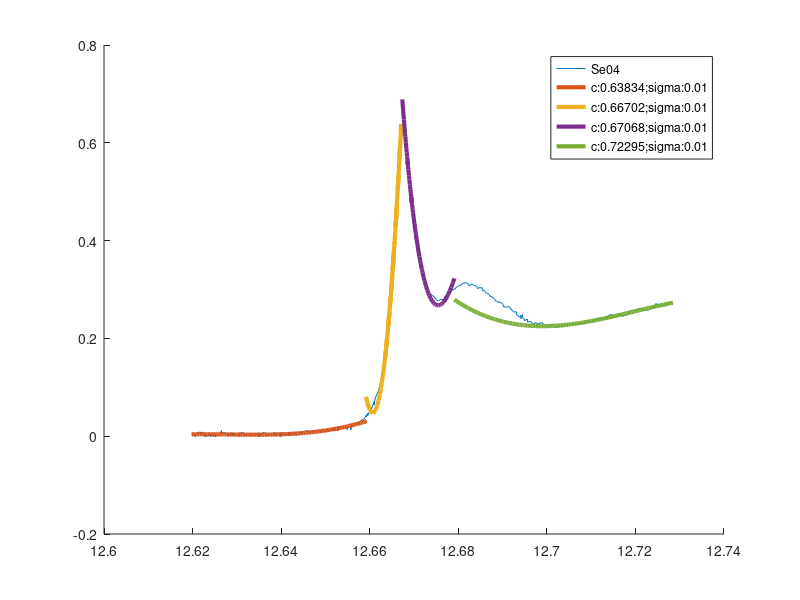

Source code (MATLAB):
format long
clear; clc; close all

x = csvread('SeO4.csv');

coluna1 = x(:,1);
coluna2 = x(:,2);

k = 3;

% ===============================================================================

col1_01 = x(1:140,1);
col1_01 = col1_01 - 12;

col2_01 = x(1:140,2);

c_1 = col1_01(70);
sigma_1 = 0.01;

pesos = exp(-((abs(col1_01-c_1)/sigma_1).^2));
tam_coluna1 = length(col1_01);
W = diag(pesos);
X = vander(col1_01);
X = X(:, tam_coluna1 - k : tam_coluna1);

aprox = ((X' * W * X) \ (X' * W * col2_01));

f_1 = X*aprox;

% ===============================================================================

col1_02 = x(141:230,1);
col1_02 = col1_02 - 12;


col2_02 = x(141:230,2);

c_2 = col1_02(90);
sigma_2 = 0.01;

pesos = exp(-((abs(col1_02-c_2)/sigma_2).^2));
tam_coluna1 = length(col1_02);
W = diag(pesos);
X = vander(col1_02);
X = X(:, tam_coluna1 - k : tam_coluna1);

aprox = ((X' * W * X) \ (X' * W * col2_02));

f_2 = X*aprox;

% ===============================================================================

col1_03 = x(231:300,1);
col1_03 = col1_03 - 12;

col2_03 = x(231:300,2);

c_3 = col1_03(35);
sigma_3 = 0.01;

pesos = exp(-((abs(col1_03-c_3)/sigma_3).^2));
tam_coluna1 = length(col1_03);
W = diag(pesos);
X = vander(col1_03);
X = X(:, tam_coluna1 - k : tam_coluna1);

aprox = ((X' * W * X) \ (X' * W * col2_03));

f_3 = X*aprox;

% ===============================================================================

col1_04 = x(300:450,1);
col1_04 = col1_04 - 12;


col2_04 = x(300:450,2);

c_4 = col1_04(135);
sigma_4 = 0.01;

pesos = exp(-((abs(col1_04-c_4)/sigma_4).^2));
tam_coluna1 = length(col1_04);
W = diag(pesos);
X = vander(col1_04);
X = X(:, tam_coluna1 - k : tam_coluna1);

aprox = ((X' * W * X) \ (X' * W * col2_04));

f_4 = X*aprox;

% ==============================================================================

hold on
plot(coluna1, coluna2, 'DisplayName','Se04');

lgd_01 = strcat('c: ', num2str(c_1),"; ", "sigma: ", num2str(sigma_1));
plot(coluna1(1:140), f_1, '-', 'LineWidth', 3, 'DisplayName',lgd_01);

lgd_02 = strcat('c: ', num2str(c_2),"; ", "sigma: ", num2str(sigma_2));
plot(coluna1(141:230), f_2, '-', 'LineWidth', 3, 'DisplayName',lgd_02);

lgd_03 = strcat('c: ', num2str(c_3),"; ", "sigma: ", num2str(sigma_3));
plot(coluna1(231:300), f_3, '-', 'LineWidth', 3, 'DisplayName',lgd_03);

lgd_04 = strcat('c: ', num2str(c_4),"; ", "sigma: ", num2str(sigma_4));
plot(coluna1(300:450), f_4, '-', 'LineWidth', 3, 'DisplayName',lgd_04);
hold off

lgd = legend;
